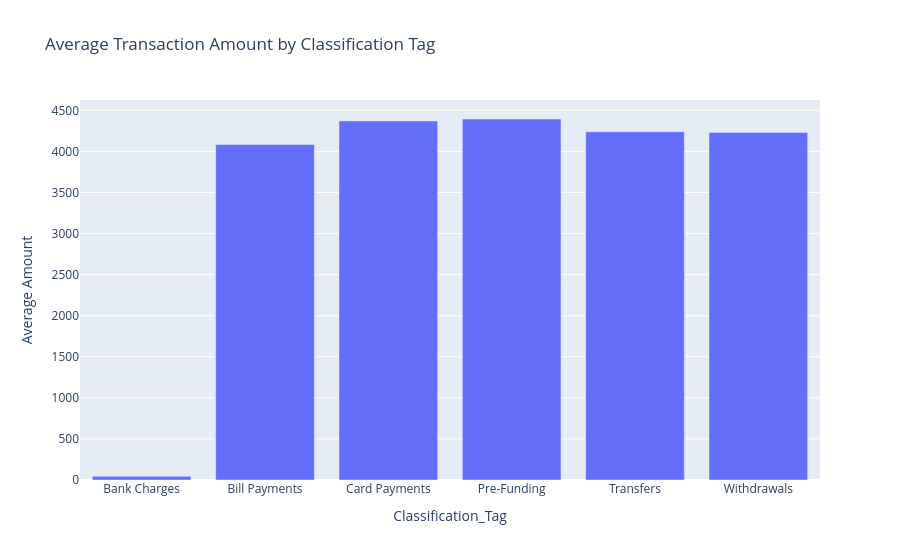

This figure's notebook cell:
### Code cell
# 2.3 Amount Analysis by Classification



print("\n[2.3] Amount Statistics by Classification Tag")
print("-" * 80)
amount_by_tag = df.groupby('Classification_Tag')['Amount'].agg([
    'count', 'mean', 'median', 'std', 'min', 'max'
]).round(2)
print(amount_by_tag)
fig = px.bar(amount_by_tag.reset_index(), x='Classification_Tag', y='mean', title='Average Transaction Amount by Classification Tag', labels={'mean': 'Average Amount'})
fig.show()

### Figure 1 — Plotly figure (JSON) as saved in the notebook; plotly's stock layout.template omitted (floating-point values rounded to 4 significant figures)
{"data": [{"hovertemplate": "Classification_Tag=%{x}<br>Average Amount=%{y}<extra></extra>", "legendgroup": "", "marker": {"color": "#636efa", "pattern": {"shape": ""}}, "name": "", "orientation": "v", "showlegend": false, "textposition": "auto", "type": "bar", "x": ["Bank Charges", "Bill Payments", "Card Payments", "Pre-Funding", "Transfers", "Withdrawals"], "xaxis": "x", "y": [44.32, 4084.0, 4371.0, 4395.0, 4239.0, 4230.0], "yaxis": "y"}], "layout": {"barmode": "relative", "legend": {"tracegroupgap": 0}, "title": {"text": "Average Transaction Amount by Classification Tag"}, "xaxis": {"anchor": "y", "domain": [0, 1], "title": {"text": "Classification_Tag"}}, "yaxis": {"anchor": "x", "domain": [0, 1], "title": {"text": "Average Amount"}}}}
